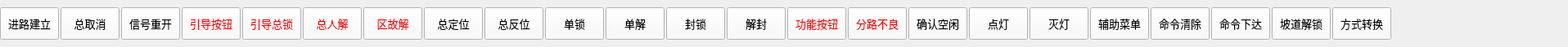
<?xml version="1.0" encoding="UTF-8"?>
<ui version="4.0">
 <class>StaFunBtnToolBarKSK</class>
 <widget class="QWidget" name="StaFunBtnToolBarKSK">
  <property name="geometry">
   <rect>
    <x>0</x>
    <y>0</y>
    <width>1916</width>
    <height>58</height>
   </rect>
  </property>
  <property name="windowTitle">
   <string>StaFunBtnToolBarKSK</string>
  </property>
  <property name="styleSheet">
   <string notr="true">QPushButton {
	background-color: rgb(250, 250, 250);
}</string>
  </property>
  <layout class="QHBoxLayout" name="horizontalLayout">
   <property name="spacing">
    <number>2</number>
   </property>
   <property name="leftMargin">
    <number>0</number>
   </property>
   <property name="topMargin">
    <number>0</number>
   </property>
   <property name="rightMargin">
    <number>0</number>
   </property>
   <property name="bottomMargin">
    <number>0</number>
   </property>
   <item>
    <widget class="QPushButton" name="FunBtn1_RouteBuild">
     <property name="minimumSize">
      <size>
       <width>72</width>
       <height>40</height>
      </size>
     </property>
     <property name="maximumSize">
      <size>
       <width>72</width>
       <height>40</height>
      </size>
     </property>
     <property name="font">
      <font>
       <family>微软雅黑</family>
       <pointsize>10</pointsize>
      </font>
     </property>
     <property name="styleSheet">
      <string notr="true"/>
     </property>
     <property name="text">
      <string>进路建立</string>
     </property>
     <property name="checkable">
      <bool>true</bool>
     </property>
     <property name="checked">
      <bool>false</bool>
     </property>
     <attribute name="buttonGroup">
      <string notr="true">buttonGroup</string>
     </attribute>
    </widget>
   </item>
   <item>
    <widget class="QPushButton" name="FunBtn2_TotalCancel">
     <property name="minimumSize">
      <size>
       <width>72</width>
       <height>40</height>
      </size>
     </property>
     <property name="maximumSize">
      <size>
       <width>72</width>
       <height>40</height>
      </size>
     </property>
     <property name="font">
      <font>
       <family>微软雅黑</family>
       <pointsize>10</pointsize>
      </font>
     </property>
     <property name="styleSheet">
      <string notr="true"/>
     </property>
     <property name="text">
      <string>总取消</string>
     </property>
     <property name="checkable">
      <bool>true</bool>
     </property>
     <property name="checked">
      <bool>false</bool>
     </property>
     <attribute name="buttonGroup">
      <string notr="true">buttonGroup</string>
     </attribute>
    </widget>
   </item>
   <item>
    <widget class="QPushButton" name="FunBtn3_SignalReopen">
     <property name="minimumSize">
      <size>
       <width>72</width>
       <height>40</height>
      </size>
     </property>
     <property name="maximumSize">
      <size>
       <width>72</width>
       <height>40</height>
      </size>
     </property>
     <property name="font">
      <font>
       <family>微软雅黑</family>
       <pointsize>10</pointsize>
      </font>
     </property>
     <property name="styleSheet">
      <string notr="true"/>
     </property>
     <property name="text">
      <string>信号重开</string>
     </property>
     <property name="checkable">
      <bool>true</bool>
     </property>
     <property name="checked">
      <bool>false</bool>
     </property>
     <attribute name="buttonGroup">
      <string notr="true">buttonGroup</string>
     </attribute>
    </widget>
   </item>
   <item>
    <widget class="QPushButton" name="FunBtn4_GuideBtn">
     <property name="enabled">
      <bool>true</bool>
     </property>
     <property name="minimumSize">
      <size>
       <width>72</width>
       <height>40</height>
      </size>
     </property>
     <property name="maximumSize">
      <size>
       <width>72</width>
       <height>40</height>
      </size>
     </property>
     <property name="font">
      <font>
       <family>微软雅黑</family>
       <pointsize>10</pointsize>
      </font>
     </property>
     <property name="styleSheet">
      <string notr="true">QPushButton {
	color: red;
}
QPushButton:disabled {
	color: gray;	
}</string>
     </property>
     <property name="text">
      <string>引导按钮</string>
     </property>
     <property name="checkable">
      <bool>true</bool>
     </property>
     <property name="checked">
      <bool>false</bool>
     </property>
     <attribute name="buttonGroup">
      <string notr="true">buttonGroup</string>
     </attribute>
    </widget>
   </item>
   <item>
    <widget class="QPushButton" name="FunBtn5_GuideClock">
     <property name="minimumSize">
      <size>
       <width>72</width>
       <height>40</height>
      </size>
     </property>
     <property name="maximumSize">
      <size>
       <width>72</width>
       <height>40</height>
      </size>
     </property>
     <property name="font">
      <font>
       <family>微软雅黑</family>
       <pointsize>10</pointsize>
      </font>
     </property>
     <property name="styleSheet">
      <string notr="true">QPushButton {
	color: red;
}
QPushButton:disabled {
	color: gray;	
}</string>
     </property>
     <property name="text">
      <string>引导总锁</string>
     </property>
     <property name="checkable">
      <bool>true</bool>
     </property>
     <property name="checked">
      <bool>false</bool>
     </property>
     <attribute name="buttonGroup">
      <string notr="true">buttonGroup</string>
     </attribute>
    </widget>
   </item>
   <item>
    <widget class="QPushButton" name="FunBtn6_TotalRelieve">
     <property name="minimumSize">
      <size>
       <width>72</width>
       <height>40</height>
      </size>
     </property>
     <property name="maximumSize">
      <size>
       <width>72</width>
       <height>40</height>
      </size>
     </property>
     <property name="font">
      <font>
       <family>微软雅黑</family>
       <pointsize>10</pointsize>
      </font>
     </property>
     <property name="styleSheet">
      <string notr="true">QPushButton {
	color: red;
}
QPushButton:disabled {
	color: gray;	
}</string>
     </property>
     <property name="text">
      <string>总人解</string>
     </property>
     <property name="checkable">
      <bool>true</bool>
     </property>
     <property name="checked">
      <bool>false</bool>
     </property>
     <attribute name="buttonGroup">
      <string notr="true">buttonGroup</string>
     </attribute>
    </widget>
   </item>
   <item>
    <widget class="QPushButton" name="FunBtn7_RegionRelieve">
     <property name="minimumSize">
      <size>
       <width>72</width>
       <height>40</height>
      </size>
     </property>
     <property name="maximumSize">
      <size>
       <width>72</width>
       <height>40</height>
      </size>
     </property>
     <property name="font">
      <font>
       <family>微软雅黑</family>
       <pointsize>10</pointsize>
      </font>
     </property>
     <property name="styleSheet">
      <string notr="true">QPushButton {
	color: red;
}
QPushButton:disabled {
	color: gray;	
}</string>
     </property>
     <property name="text">
      <string>区故解</string>
     </property>
     <property name="checkable">
      <bool>true</bool>
     </property>
     <property name="checked">
      <bool>false</bool>
     </property>
     <attribute name="buttonGroup">
      <string notr="true">buttonGroup</string>
     </attribute>
    </widget>
   </item>
   <item>
    <widget class="QPushButton" name="FunBtn8_TotalPosition">
     <property name="minimumSize">
      <size>
       <width>72</width>
       <height>40</height>
      </size>
     </property>
     <property name="maximumSize">
      <size>
       <width>72</width>
       <height>40</height>
      </size>
     </property>
     <property name="font">
      <font>
       <family>微软雅黑</family>
       <pointsize>10</pointsize>
      </font>
     </property>
     <property name="styleSheet">
      <string notr="true"/>
     </property>
     <property name="text">
      <string>总定位</string>
     </property>
     <property name="checkable">
      <bool>true</bool>
     </property>
     <property name="checked">
      <bool>false</bool>
     </property>
     <attribute name="buttonGroup">
      <string notr="true">buttonGroup</string>
     </attribute>
    </widget>
   </item>
   <item>
    <widget class="QPushButton" name="FunBtn9_TotalReverse">
     <property name="minimumSize">
      <size>
       <width>72</width>
       <height>40</height>
      </size>
     </property>
     <property name="maximumSize">
      <size>
       <width>72</width>
       <height>40</height>
      </size>
     </property>
     <property name="font">
      <font>
       <family>微软雅黑</family>
       <pointsize>10</pointsize>
      </font>
     </property>
     <property name="styleSheet">
      <string notr="true"/>
     </property>
     <property name="text">
      <string>总反位</string>
     </property>
     <property name="checkable">
      <bool>true</bool>
     </property>
     <property name="checked">
      <bool>false</bool>
     </property>
     <attribute name="buttonGroup">
      <string notr="true">buttonGroup</string>
     </attribute>
    </widget>
   </item>
   <item>
    <widget class="QPushButton" name="FunBtn10_SingleLock">
     <property name="minimumSize">
      <size>
       <width>72</width>
       <height>40</height>
      </size>
     </property>
     <property name="maximumSize">
      <size>
       <width>72</width>
       <height>40</height>
      </size>
     </property>
     <property name="font">
      <font>
       <family>微软雅黑</family>
       <pointsize>10</pointsize>
      </font>
     </property>
     <property name="styleSheet">
      <string notr="true"/>
     </property>
     <property name="text">
      <string>单锁</string>
     </property>
     <property name="checkable">
      <bool>true</bool>
     </property>
     <property name="checked">
      <bool>false</bool>
     </property>
     <attribute name="buttonGroup">
      <string notr="true">buttonGroup</string>
     </attribute>
    </widget>
   </item>
   <item>
    <widget class="QPushButton" name="FunBtn11_SingleUnlock">
     <property name="minimumSize">
      <size>
       <width>72</width>
       <height>40</height>
      </size>
     </property>
     <property name="maximumSize">
      <size>
       <width>72</width>
       <height>40</height>
      </size>
     </property>
     <property name="font">
      <font>
       <family>微软雅黑</family>
       <pointsize>10</pointsize>
      </font>
     </property>
     <property name="styleSheet">
      <string notr="true"/>
     </property>
     <property name="text">
      <string>单解</string>
     </property>
     <property name="checkable">
      <bool>true</bool>
     </property>
     <property name="checked">
      <bool>false</bool>
     </property>
     <attribute name="buttonGroup">
      <string notr="true">buttonGroup</string>
     </attribute>
    </widget>
   </item>
   <item>
    <widget class="QPushButton" name="FunBtn12_Blockade">
     <property name="minimumSize">
      <size>
       <width>72</width>
       <height>40</height>
      </size>
     </property>
     <property name="maximumSize">
      <size>
       <width>72</width>
       <height>40</height>
      </size>
     </property>
     <property name="font">
      <font>
       <family>微软雅黑</family>
       <pointsize>10</pointsize>
      </font>
     </property>
     <property name="styleSheet">
      <string notr="true"/>
     </property>
     <property name="text">
      <string>封锁</string>
     </property>
     <property name="checkable">
      <bool>true</bool>
     </property>
     <property name="checked">
      <bool>false</bool>
     </property>
     <attribute name="buttonGroup">
      <string notr="true">buttonGroup</string>
     </attribute>
    </widget>
   </item>
   <item>
    <widget class="QPushButton" name="FunBtn13_UnBlockade">
     <property name="minimumSize">
      <size>
       <width>72</width>
       <height>40</height>
      </size>
     </property>
     <property name="maximumSize">
      <size>
       <width>72</width>
       <height>40</height>
      </size>
     </property>
     <property name="font">
      <font>
       <family>微软雅黑</family>
       <pointsize>10</pointsize>
      </font>
     </property>
     <property name="styleSheet">
      <string notr="true"/>
     </property>
     <property name="text">
      <string>解封</string>
     </property>
     <property name="checkable">
      <bool>true</bool>
     </property>
     <property name="checked">
      <bool>false</bool>
     </property>
     <attribute name="buttonGroup">
      <string notr="true">buttonGroup</string>
     </attribute>
    </widget>
   </item>
   <item>
    <widget class="QPushButton" name="FunBtn14_FunBtn">
     <property name="minimumSize">
      <size>
       <width>72</width>
       <height>40</height>
      </size>
     </property>
     <property name="maximumSize">
      <size>
       <width>72</width>
       <height>40</height>
      </size>
     </property>
     <property name="font">
      <font>
       <family>微软雅黑</family>
       <pointsize>10</pointsize>
      </font>
     </property>
     <property name="styleSheet">
      <string notr="true">QPushButton {
	color: red;
}
QPushButton:disabled {
	color: gray;	
}</string>
     </property>
     <property name="text">
      <string>功能按钮</string>
     </property>
     <property name="checkable">
      <bool>true</bool>
     </property>
     <property name="checked">
      <bool>false</bool>
     </property>
     <attribute name="buttonGroup">
      <string notr="true">buttonGroup</string>
     </attribute>
    </widget>
   </item>
   <item>
    <widget class="QPushButton" name="FunBtn15_PoorRoute">
     <property name="minimumSize">
      <size>
       <width>72</width>
       <height>40</height>
      </size>
     </property>
     <property name="maximumSize">
      <size>
       <width>72</width>
       <height>40</height>
      </size>
     </property>
     <property name="font">
      <font>
       <family>微软雅黑</family>
       <pointsize>10</pointsize>
      </font>
     </property>
     <property name="styleSheet">
      <string notr="true">QPushButton {
	color: red;
}
QPushButton:disabled {
	color: gray;	
}</string>
     </property>
     <property name="text">
      <string>分路不良</string>
     </property>
     <property name="checkable">
      <bool>true</bool>
     </property>
     <property name="checked">
      <bool>false</bool>
     </property>
     <attribute name="buttonGroup">
      <string notr="true">buttonGroup</string>
     </attribute>
    </widget>
   </item>
   <item>
    <widget class="QPushButton" name="FunBtn16_IdleConfirm">
     <property name="minimumSize">
      <size>
       <width>72</width>
       <height>40</height>
      </size>
     </property>
     <property name="maximumSize">
      <size>
       <width>72</width>
       <height>40</height>
      </size>
     </property>
     <property name="font">
      <font>
       <family>微软雅黑</family>
       <pointsize>10</pointsize>
      </font>
     </property>
     <property name="autoFillBackground">
      <bool>false</bool>
     </property>
     <property name="styleSheet">
      <string notr="true"/>
     </property>
     <property name="text">
      <string>确认空闲</string>
     </property>
     <property name="checkable">
      <bool>true</bool>
     </property>
     <property name="checked">
      <bool>false</bool>
     </property>
    </widget>
   </item>
   <item>
    <widget class="QPushButton" name="FunBtn22_Lighting">
     <property name="minimumSize">
      <size>
       <width>72</width>
       <height>40</height>
      </size>
     </property>
     <property name="maximumSize">
      <size>
       <width>72</width>
       <height>40</height>
      </size>
     </property>
     <property name="font">
      <font>
       <family>微软雅黑</family>
       <pointsize>10</pointsize>
      </font>
     </property>
     <property name="styleSheet">
      <string notr="true">background-color: rgb(250, 250, 250);</string>
     </property>
     <property name="text">
      <string>点灯</string>
     </property>
     <property name="checkable">
      <bool>true</bool>
     </property>
     <property name="checked">
      <bool>false</bool>
     </property>
    </widget>
   </item>
   <item>
    <widget class="QPushButton" name="FunBtn23_UnLighting">
     <property name="minimumSize">
      <size>
       <width>72</width>
       <height>40</height>
      </size>
     </property>
     <property name="maximumSize">
      <size>
       <width>72</width>
       <height>40</height>
      </size>
     </property>
     <property name="font">
      <font>
       <family>微软雅黑</family>
       <pointsize>10</pointsize>
      </font>
     </property>
     <property name="styleSheet">
      <string notr="true">background-color: rgb(250, 250, 250);</string>
     </property>
     <property name="text">
      <string>灭灯</string>
     </property>
     <property name="checkable">
      <bool>true</bool>
     </property>
     <property name="checked">
      <bool>false</bool>
     </property>
    </widget>
   </item>
   <item>
    <widget class="QPushButton" name="FunBtn17_AuxiliaryMenu">
     <property name="minimumSize">
      <size>
       <width>72</width>
       <height>40</height>
      </size>
     </property>
     <property name="maximumSize">
      <size>
       <width>72</width>
       <height>40</height>
      </size>
     </property>
     <property name="font">
      <font>
       <family>微软雅黑</family>
       <pointsize>10</pointsize>
      </font>
     </property>
     <property name="styleSheet">
      <string notr="true"/>
     </property>
     <property name="text">
      <string>辅助菜单</string>
     </property>
     <property name="checkable">
      <bool>false</bool>
     </property>
     <property name="checked">
      <bool>false</bool>
     </property>
    </widget>
   </item>
   <item>
    <widget class="QPushButton" name="FunBtn18_CommandClear">
     <property name="minimumSize">
      <size>
       <width>72</width>
       <height>40</height>
      </size>
     </property>
     <property name="maximumSize">
      <size>
       <width>72</width>
       <height>40</height>
      </size>
     </property>
     <property name="font">
      <font>
       <family>微软雅黑</family>
       <pointsize>10</pointsize>
      </font>
     </property>
     <property name="styleSheet">
      <string notr="true"/>
     </property>
     <property name="text">
      <string>命令清除</string>
     </property>
    </widget>
   </item>
   <item>
    <widget class="QPushButton" name="FunBtn19_CommandIssued">
     <property name="minimumSize">
      <size>
       <width>72</width>
       <height>40</height>
      </size>
     </property>
     <property name="maximumSize">
      <size>
       <width>72</width>
       <height>40</height>
      </size>
     </property>
     <property name="font">
      <font>
       <family>微软雅黑</family>
       <pointsize>10</pointsize>
      </font>
     </property>
     <property name="styleSheet">
      <string notr="true"/>
     </property>
     <property name="text">
      <string>命令下达</string>
     </property>
    </widget>
   </item>
   <item>
    <widget class="QPushButton" name="FunBtn20_StateChange">
     <property name="minimumSize">
      <size>
       <width>72</width>
       <height>40</height>
      </size>
     </property>
     <property name="maximumSize">
      <size>
       <width>72</width>
       <height>40</height>
      </size>
     </property>
     <property name="font">
      <font>
       <family>微软雅黑</family>
       <pointsize>10</pointsize>
      </font>
     </property>
     <property name="styleSheet">
      <string notr="true"/>
     </property>
     <property name="text">
      <string>坡道解锁</string>
     </property>
     <property name="checkable">
      <bool>true</bool>
     </property>
     <property name="checked">
      <bool>false</bool>
     </property>
    </widget>
   </item>
   <item>
    <widget class="QPushButton" name="FunBtn21_MethodConvert">
     <property name="minimumSize">
      <size>
       <width>72</width>
       <height>40</height>
      </size>
     </property>
     <property name="maximumSize">
      <size>
       <width>72</width>
       <height>40</height>
      </size>
     </property>
     <property name="font">
      <font>
       <family>微软雅黑</family>
       <pointsize>10</pointsize>
      </font>
     </property>
     <property name="styleSheet">
      <string notr="true"/>
     </property>
     <property name="text">
      <string>方式转换</string>
     </property>
    </widget>
   </item>
   <item>
    <spacer name="horizontalSpacer">
     <property name="orientation">
      <enum>Qt::Horizontal</enum>
     </property>
     <property name="sizeHint" stdset="0">
      <size>
       <width>40</width>
       <height>20</height>
      </size>
     </property>
    </spacer>
   </item>
  </layout>
 </widget>
 <layoutdefault spacing="6" margin="11"/>
 <resources/>
 <connections/>
 <buttongroups>
  <buttongroup name="buttonGroup"/>
 </buttongroups>
</ui>
